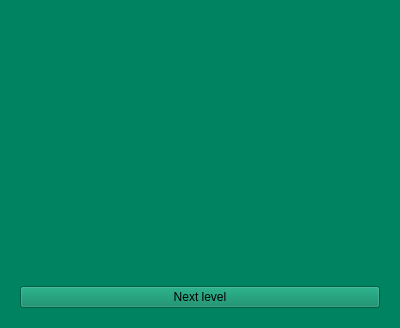
<?xml version="1.0" encoding="UTF-8"?>
<ui version="4.0">
 <class>Form</class>
 <widget class="QWidget" name="Form">
  <property name="geometry">
   <rect>
    <x>0</x>
    <y>0</y>
    <width>400</width>
    <height>328</height>
   </rect>
  </property>
  <property name="windowTitle">
   <string>Form</string>
  </property>
  <property name="styleSheet">
   <string notr="true">background-color: rgb(0, 131, 96);</string>
  </property>
  <layout class="QGridLayout" name="gridLayout">
   <item row="0" column="0">
    <widget class="QWidget" name="widget_Main" native="true">
     <layout class="QVBoxLayout" name="verticalLayout">
      <item>
       <widget class="QWidget" name="widget_Title" native="true">
        <property name="maximumSize">
         <size>
          <width>16777215</width>
          <height>100</height>
         </size>
        </property>
        <layout class="QHBoxLayout" name="horizontalLayout">
         <item>
          <widget class="QLabel" name="label">
           <property name="text">
            <string/>
           </property>
          </widget>
         </item>
         <item>
          <widget class="QLabel" name="label_2">
           <property name="font">
            <font>
             <family>Abyssinica SIL</family>
             <pointsize>22</pointsize>
            </font>
           </property>
           <property name="text">
            <string/>
           </property>
          </widget>
         </item>
        </layout>
       </widget>
      </item>
      <item>
       <spacer name="verticalSpacer">
        <property name="orientation">
         <enum>Qt::Vertical</enum>
        </property>
        <property name="sizeHint" stdset="0">
         <size>
          <width>20</width>
          <height>40</height>
         </size>
        </property>
       </spacer>
      </item>
      <item>
       <widget class="QWidget" name="widget_Info" native="true">
        <property name="maximumSize">
         <size>
          <width>16777215</width>
          <height>16777215</height>
         </size>
        </property>
        <layout class="QHBoxLayout" name="horizontalLayout_2">
         <item>
          <spacer name="horizontalSpacer">
           <property name="orientation">
            <enum>Qt::Horizontal</enum>
           </property>
           <property name="sizeHint" stdset="0">
            <size>
             <width>40</width>
             <height>20</height>
            </size>
           </property>
          </spacer>
         </item>
         <item>
          <widget class="QLabel" name="label_3">
           <property name="text">
            <string/>
           </property>
          </widget>
         </item>
         <item>
          <spacer name="horizontalSpacer_2">
           <property name="orientation">
            <enum>Qt::Horizontal</enum>
           </property>
           <property name="sizeHint" stdset="0">
            <size>
             <width>40</width>
             <height>20</height>
            </size>
           </property>
          </spacer>
         </item>
        </layout>
       </widget>
      </item>
      <item>
       <spacer name="verticalSpacer_2">
        <property name="orientation">
         <enum>Qt::Vertical</enum>
        </property>
        <property name="sizeHint" stdset="0">
         <size>
          <width>20</width>
          <height>40</height>
         </size>
        </property>
       </spacer>
      </item>
      <item>
       <widget class="QPushButton" name="pushButton">
        <property name="text">
         <string>Next level</string>
        </property>
       </widget>
      </item>
     </layout>
    </widget>
   </item>
  </layout>
 </widget>
 <resources/>
 <connections/>
</ui>
